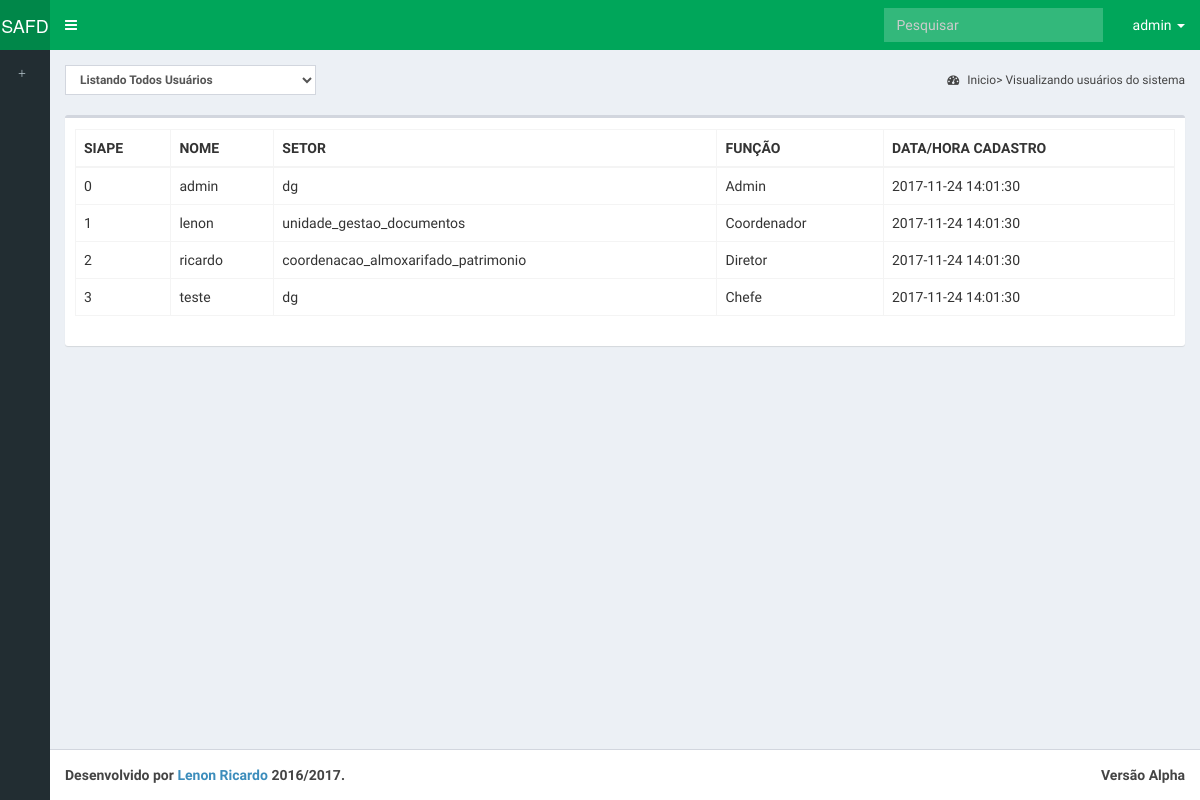
The app's page /php/p_visualiza_usuarios.php (signed in) with its own data.
### tables this page shows
CREATE TABLE IF NOT EXISTS usuario(        
    id_usuario int(10) NOT NULL PRIMARY KEY AUTO_INCREMENT,                               
        estado_usuario binary NOT NULL, 
        login_usuario VARCHAR(50) NOT NULL,
        senha_usuario VARCHAR(50) NOT NULL,
        data_cadastro TIMESTAMP DEFAULT CURRENT_TIMESTAMP,       
        
        id_funcionario int(10) NOT NULL,  
        id_funcao int(10) NOT NULL,  
        id_setor int(10) NOT NULL);

CREATE TABLE IF NOT EXISTS funcionario(        
    id_funcionario int(10) NOT NULL PRIMARY KEY AUTO_INCREMENT,
        siape_funcionario int(10) NOT NULL,
        nome_funcionario VARCHAR(40) NOT NULL,		
        n_portaria_funcionario VARCHAR(40) NOT NULL,
        email_funcionario VARCHAR(40) NOT NULL);

CREATE TABLE IF NOT EXISTS setor(
    id_setor int(10) NOT NULL PRIMARY KEY AUTO_INCREMENT,
	nome_setor VARCHAR(40) NOT NULL);

CREATE TABLE IF NOT EXISTS funcao(    
    id_funcao int(10) NOT NULL PRIMARY KEY AUTO_INCREMENT,        
        descricao_funcao VARCHAR(40) NOT NULL);

### php/visualiza_usuarios.php (the view)
<?php
include 'conexao.php';
$sql = "SELECT login_usuario, estado_usuario, nome_setor, descricao_funcao, siape_funcionario, data_cadastro
        FROM usuario, setor, funcao, funcionario
        WHERE usuario.id_setor = setor.id_setor
        AND usuario.id_funcao = funcao.id_funcao
        AND funcionario.id_funcionario = usuario.id_funcionario";
$result = mysqli_query($con, $sql);
while ($linha = mysqli_fetch_assoc($result))
{
    $visualizar = "<tr>
                        <td>" . $linha['siape_funcionario'] . "</td>" . "
                        <td>" . $linha['login_usuario'] . "</td>" . "
                        <td>" . $linha['nome_setor'] . "</td>" . "
                        <td>" . $linha['descricao_funcao'] . "</td>" . "
                        <td>" . $linha['data_cadastro'] . "</td>" . "
                    </tr>";
    echo $visualizar;
}
?>

### php/p_visualiza_usuarios.php (shortened to what this page needs)
<!DOCTYPE html>
<html>
    <head>
        <link rel="stylesheet" href="../bootstrap/css/bootstrap.min.css">
        <link rel="stylesheet" href="https://maxcdn.bootstrapcdn.com/font-awesome/4.4.0/css/font-awesome.min.css">
        <link rel="stylesheet" href="https://code.ionicframework.com/ionicons/2.0.1/css/ionicons.min.css">
        <link rel="stylesheet" href="../dist/css/AdminLTE.min.css">
        <link rel="stylesheet" href="../dist/css/skins/_all-skins.min.css">
    </head>
    <body class="hold-transition skin-green sidebar-collapse sidebar-mini">
        <div class="wrapper">
            <header class="main-header" >
                <?php
                include 'header_admin.php';
                ?>
            </header>
            <aside class="main-sidebar">
                <?php
                include 'menulat_admin.php';
                ?>
            </aside>
            <div class="content-wrapper">
                <section class="content-header">
                    <div class="dataTables_length" id="example1_length">
                        <label>
                            <select name="example1_length" aria-controls="example1" class="form-control input-sm">
                                <option value="2"> Listando Todos Usuários </option>
                            </select>
                        </label>
                    </div>
                    <ol class="breadcrumb">
                        <li><a href=""><i class="fa fa-dashboard"></i> Inicio> Visualizando usuários do sistema </a></li>
                    </ol>
                </section>
                <section class="content">
                    <div class="row">
                        <div class="col-xs-12">
                            <div class="box">
                                <div class="box-body">
                                    <div id="example2_wrapper" class="dataTables_wrapper form-inline dt-bootstrap">
                                        <div class="row">
                                            <div class="col-sm-6"></div>
                                            <div class="col-sm-3"></div>
                                        </div><div class="row">
                                            <div class="col-sm-12">
                                                <table id="example2" class="table table-bordered table-hover dataTable" role="grid" aria-describedby="example2_info">
                                                    <thead>
                                                    <th class="sorting" tabindex="0" aria-controls="example2" rowspan="1" colspan="1" aria-label="">
                                                        SIAPE
                                                    </th>
                                                    <th class="sorting" tabindex="0" aria-controls="example2" rowspan="1" colspan="1" aria-label="">
                                                        NOME
                                                    </th>
                                                    <th class="sorting" tabindex="0" aria-controls="example2" rowspan="1" colspan="1" aria-label="">
                                                        SETOR
                                                    </th>
                                                    <th class="sorting" tabindex="0" aria-controls="example2" rowspan="1" colspan="1" aria-label="">
                                                        FUNÇÃO
                                                    </th>
                                                    <th class="sorting" tabindex="0" aria-controls="example2" rowspan="1" colspan="1" aria-label="">
                                                        DATA/HORA CADASTRO
                                                    </th>
                                                    </thead>
                                                    <tbody>
                                                        <?php
                                                        include 'visualiza_usuarios.php';
                                                        ?>
                                                    </tbody>
                                                </table>
                                                </div>
                                            </div>
                                        </div>
                                        </section>
                                    </div>
                                </div>
                                <footer class="main-footer">
                                    <?php
                                    include 'footer.php';
                                    ?>
                                </footer>
            </body>
</html>

### php/header_admin.php (shortened to what this page needs)
<a href="system_admin.php" class="logo">
    <span class="logo-mini">SAFD</span>
</a>
<nav class="navbar navbar-static-top" role="navigation">
    <a href="#" class="sidebar-toggle" data-toggle="offcanvas" role="button">
    </a>
    <div class="navbar-custom-menu">
        <ul class="nav navbar-nav">
            <form class="navbar-form navbar-left" role="search">
                <div class="form-group">
                  <input class="form-control" id="navbar-search-input" placeholder="Pesquisar" type="text">
                </div>
            </form>
            <li class="dropdown">
                <a aria-expanded="false" href="#" class="dropdown-toggle" data-toggle="dropdown">
                    <?php echo $_SESSION["usuario"] ?>
                    <span class="caret"></span></a>
            </li>
        </ul>
    </div>
</nav>

### php/menulat_admin.php (shortened to what this page needs)
<section class="sidebar">
    <ul class="sidebar-menu">
        <li><a href="p_insere_usuarios.php"><i class="glyphicon glyphicon-plus"></i> <span>Inserir usuários</span></a></li>
        <li><a href="p_visualiza_usuarios.php"><i class="glyphicon glyphicon-sunglasses"></i> <span>Visualizar usuários</span></a></li>
        <li><a href="p_edita_usuarios.php"><i class="glyphicon glyphicon-list-alt"></i> <span>Alterar usuários</span></a></li>
        <li><a href="p_exclui_usuarios.php"><i class="glyphicon glyphicon-trash"></i> <span>Excluir usuário</span></a></li>
    </ul>
</section>

### php/footer.php
<div class="pull-right hidden-xs">
    <b>Versão Alpha</b>
</div>
<strong>Desenvolvido por <a href="http://github.com/lenonr" target="_blank">Lenon Ricardo</a> 2016/2017.</strong>

### records on screen
usuario: id_funcionario.siape_funcionario "0", login_usuario "admin", id_setor.nome_setor "dg", id_funcao.descricao_funcao "Admin", data_cadastro "2017-11-24 14:01:30"
usuario: id_funcionario.siape_funcionario "1", login_usuario "lenon", id_setor.nome_setor "unidade_gestao_documentos", id_funcao.descricao_funcao "Coordenador", data_cadastro "2017-11-24 14:01:30"
usuario: id_funcionario.siape_funcionario "2", login_usuario "ricardo", id_setor.nome_setor "coordenacao_almoxarifado_patrimonio", id_funcao.descricao_funcao "Diretor", data_cadastro "2017-11-24 14:01:30"
usuario: id_funcionario.siape_funcionario "3", login_usuario "teste", id_setor.nome_setor "dg", id_funcao.descricao_funcao "Chefe", data_cadastro "2017-11-24 14:01:30"

### other values on screen
$_SESSION["usuario"] "admin"
